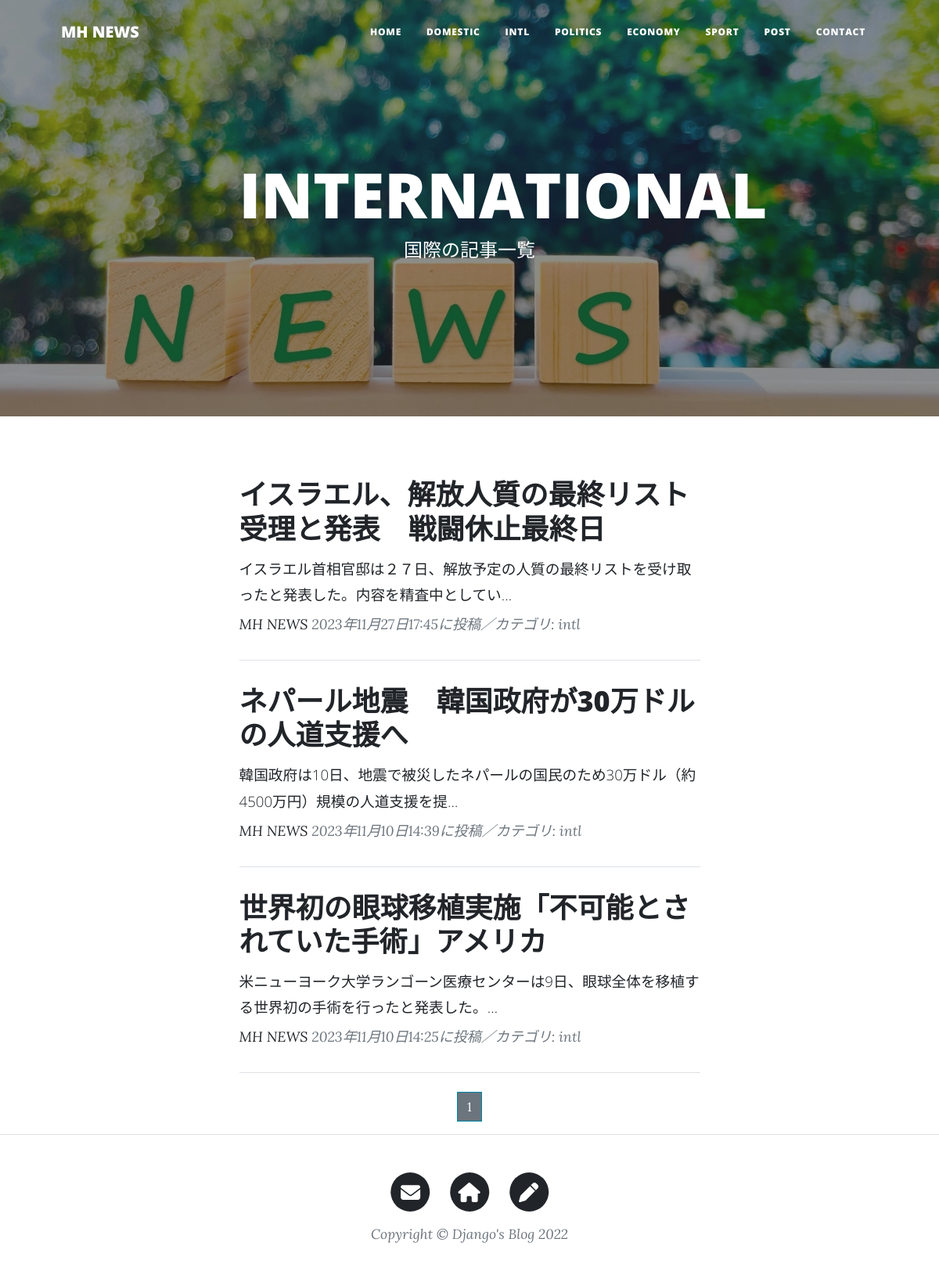
The page /intl-list/ on the database its author committed.
### blogapp/models.py (models this page shows, shortened)
class NewsPost(models.Model):
    CATEGORY = (('domestic', '国内'),
                ('intl', '国際'),
                ('politics', '政治'),
                ('economy', '経済'),
                ('sport', 'スポーツ'),
                )
    title = models.CharField(
        verbose_name='タイトル',
        max_length=200
        )
    content = models.TextField(
        verbose_name = "本文"
        )
    posted_at = models.DateTimeField(
        verbose_name = "投稿日時",
        auto_now_add = True
        )
    category = models.CharField(
        verbose_name = "カテゴリ",
        max_length = 50,
        choices = CATEGORY
        )

### blogapp/views.py (the view)
class IntlView(ListView):
    template_name = 'intl_list.html'
    model = NewsPost
    context_object_name = 'intl_records'
    queryset = NewsPost.objects.filter(
        category='intl').order_by('-posted_at')
    paginate_by = 5

### blogapp/templates/intl_list.html (shortened to what this page needs)
{% extends 'base.html' %}
{% load static %}
        {% block header %}
        <header class="masthead"
                style="background-image: url({% static 'assets/img/home-bg3.jpg' %})">
            <div class="container position-relative px-4 px-lg-5">
                <div class="row gx-4 gx-lg-5 justify-content-center">
                    <div class="col-md-10 col-lg-8 col-xl-7">
                        <div class="site-heading">
                            <h1>INTERNATIONAL</h1>
                            <span class="subheading">国際の記事一覧</span>
                        </div>
                    </div>
                </div>
            </div>
        </header>
        {% endblock %}
        {% block contents %}
        <div class="container px-4 px-lg-5">
            <div class="row gx-4 gx-lg-5 justify-content-center">
                <div class="col-md-10 col-lg-8 col-xl-7">
                    {% for record in intl_records %}
                    <div class="post-preview">
                        <a href="{% url 'blogapp:news_detail' record.pk %}">
                            <h2 class="post-title">
                                {{record.title}}</h2>
                            <h3 class="post-subtitle">
                                <span style = "font-size:14pt">
                                    {{record.content|truncatechars:50}}
                                </span>
                            </h3>
                        </a>
                        <p class="post-meta">
                            <a href = "#">MH NEWS</a>
                            {{record.posted_at}}に投稿／カテゴリ:
                            {{record.category}}</p>
                    </div>
                    <hr class="my-4" />
                    {% endfor %}
                    {% include 'pagination.html' %}
                </div>
            </div>
        </div>
        {% endblock %}

### rows shown on the page
NewsPost: title "イスラエル、解放人質の最終リスト受理と発表 戦闘休止最終日", content "イスラエル首相官邸は２７日、解放予定の人質の最終リストを受け取ったと発表した。内容を精査中としてい…", posted_at "2023年11月27日17:45", category "intl"
NewsPost: title "ネパール地震 韓国政府が30万ドルの人道支援へ", content "韓国政府は10日、地震で被災したネパールの国民のため30万ドル（約4500万円）規模の人道支援を提…", posted_at "2023年11月10日14:39", category "intl"
NewsPost: title "世界初の眼球移植実施「不可能とされていた手術」アメリカ", content "米ニューヨーク大学ランゴーン医療センターは9日、眼球全体を移植する世界初の手術を行ったと発表した。…", posted_at "2023年11月10日14:25", category "intl"

### other values the page prints
{{ num }} "1"
